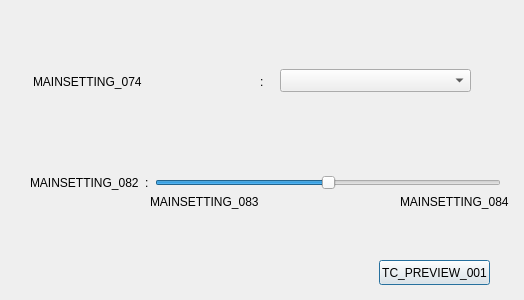
<?xml version="1.0" encoding="UTF-8"?>
<ui version="4.0">
 <class>ImageTypeSettingsDialog</class>
 <widget class="QDialog" name="ImageTypeSettingsDialog">
  <property name="geometry">
   <rect>
    <x>0</x>
    <y>0</y>
    <width>524</width>
    <height>300</height>
   </rect>
  </property>
  <property name="sizePolicy">
   <sizepolicy hsizetype="Fixed" vsizetype="Fixed">
    <horstretch>0</horstretch>
    <verstretch>0</verstretch>
   </sizepolicy>
  </property>
  <property name="windowTitle">
   <string>MAINSETTING_073</string>
  </property>
  <widget class="QWidget" name="layoutWidget">
   <property name="geometry">
    <rect>
     <x>30</x>
     <y>170</y>
     <width>471</width>
     <height>25</height>
    </rect>
   </property>
   <layout class="QHBoxLayout" name="horizontalLayout">
    <item>
     <widget class="QLabel" name="ImageType_Adjustment_label">
      <property name="text">
       <string>MAINSETTING_082</string>
      </property>
     </widget>
    </item>
    <item>
     <widget class="QLabel" name="ImageType_Adjustment_colon_label">
      <property name="enabled">
       <bool>true</bool>
      </property>
      <property name="toolTip">
       <string notr="true"/>
      </property>
      <property name="text">
       <string notr="true">:</string>
      </property>
     </widget>
    </item>
    <item>
     <widget class="SkipBlankPagesDetLvSlider" name="ImageType_Adjustment_horizontalSlider">
      <property name="minimum">
       <number>0</number>
      </property>
      <property name="maximum">
       <number>4</number>
      </property>
      <property name="pageStep">
       <number>1</number>
      </property>
      <property name="value">
       <number>2</number>
      </property>
      <property name="orientation">
       <enum>Qt::Horizontal</enum>
      </property>
      <property name="invertedAppearance">
       <bool>false</bool>
      </property>
      <property name="invertedControls">
       <bool>false</bool>
      </property>
     </widget>
    </item>
   </layout>
  </widget>
  <widget class="QPushButton" name="Close_pushButton">
   <property name="geometry">
    <rect>
     <x>379</x>
     <y>260</y>
     <width>111</width>
     <height>25</height>
    </rect>
   </property>
   <property name="text">
    <string>TC_PREVIEW_001</string>
   </property>
  </widget>
  <widget class="PaperThicknessComboBox" name="Detection_Color_Auto_comboBox">
   <property name="geometry">
    <rect>
     <x>280</x>
     <y>69</y>
     <width>191</width>
     <height>23</height>
    </rect>
   </property>
  </widget>
  <widget class="QLabel" name="Detection_Color_Auto_colon_label">
   <property name="enabled">
    <bool>true</bool>
   </property>
   <property name="geometry">
    <rect>
     <x>260</x>
     <y>72</y>
     <width>16</width>
     <height>20</height>
    </rect>
   </property>
   <property name="toolTip">
    <string notr="true"/>
   </property>
   <property name="text">
    <string notr="true">:</string>
   </property>
  </widget>
  <widget class="QLabel" name="Detection_Color_Auto_label">
   <property name="geometry">
    <rect>
     <x>33</x>
     <y>70</y>
     <width>201</width>
     <height>23</height>
    </rect>
   </property>
   <property name="text">
    <string>MAINSETTING_074</string>
   </property>
  </widget>
  <widget class="QLabel" name="More_Gray_label">
   <property name="geometry">
    <rect>
     <x>150</x>
     <y>190</y>
     <width>151</width>
     <height>23</height>
    </rect>
   </property>
   <property name="text">
    <string>MAINSETTING_083</string>
   </property>
  </widget>
  <widget class="QLabel" name="More_BW_label">
   <property name="geometry">
    <rect>
     <x>400</x>
     <y>190</y>
     <width>121</width>
     <height>23</height>
    </rect>
   </property>
   <property name="text">
    <string>MAINSETTING_084</string>
   </property>
  </widget>
 </widget>
 <customwidgets>
  <customwidget>
   <class>SkipBlankPagesDetLvSlider</class>
   <extends>QSlider</extends>
   <header>skipblankpagesdetlvslider.h</header>
  </customwidget>
  <customwidget>
   <class>PaperThicknessComboBox</class>
   <extends>QComboBox</extends>
   <header>paperthicknesscombobox.h</header>
  </customwidget>
 </customwidgets>
 <resources/>
 <connections>
  <connection>
   <sender>Close_pushButton</sender>
   <signal>pressed()</signal>
   <receiver>ImageTypeSettingsDialog</receiver>
   <slot>reject()</slot>
   <hints>
    <hint type="sourcelabel">
     <x>369</x>
     <y>269</y>
    </hint>
    <hint type="destinationlabel">
     <x>215</x>
     <y>149</y>
    </hint>
   </hints>
  </connection>
  <connection>
   <sender>Detection_Color_Auto_comboBox</sender>
   <signal>currentIndexChanged(int)</signal>
   <receiver>ImageTypeSettingsDialog</receiver>
   <slot>onValueChanged(int)</slot>
   <hints>
    <hint type="sourcelabel">
     <x>292</x>
     <y>79</y>
    </hint>
    <hint type="destinationlabel">
     <x>215</x>
     <y>149</y>
    </hint>
   </hints>
  </connection>
  <connection>
   <sender>ImageType_Adjustment_horizontalSlider</sender>
   <signal>valueChanged(int)</signal>
   <receiver>ImageTypeSettingsDialog</receiver>
   <slot>onValueChanged(int)</slot>
   <hints>
    <hint type="sourcelabel">
     <x>299</x>
     <y>182</y>
    </hint>
    <hint type="destinationlabel">
     <x>215</x>
     <y>149</y>
    </hint>
   </hints>
  </connection>
 </connections>
 <slots>
  <slot>onValueChanged(int)</slot>
 </slots>
</ui>
